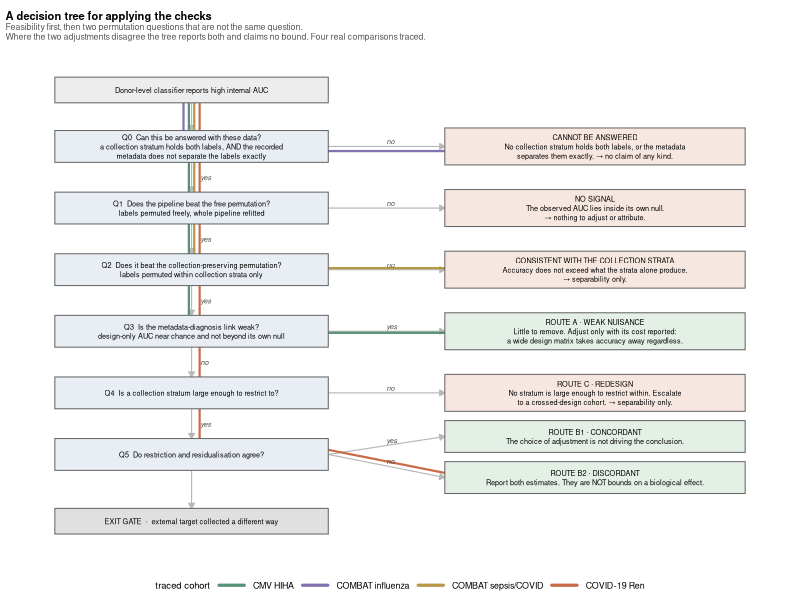

The R script that drew this image:
# Fig_decision_tree: the decision tree, with four real cohorts traced through it.
# Figure numbers live in the manuscript and in tools/build_html.py, never here.
#
# Every label here must match Section 6 and the gates in scripts/cohorts/
# run_design_screen.py. In particular Q0 is ONLY "no collection stratum holds both
# labels, or the metadata separates the labels exactly": the tuned-versus-frozen
# AUC gap is reported but is not a gate, and calling it a model-selection artefact
# was withdrawn.
suppressPackageStartupMessages({ library(ggplot2); library(dplyr) })
# Project root: the directory holding figures/, sim/, data/. Resolved from this
# script's own location, or from RHEUMLENS_ROOT, so the script runs anywhere.
W <- Sys.getenv("RHEUMLENS_ROOT", unset = NA)
if (is.na(W)) {
  args <- commandArgs(trailingOnly = FALSE)
  f <- sub("^--file=", "", args[grep("^--file=", args)])
  W <- if (length(f)) normalizePath(file.path(dirname(f), "..", ".."))
       else normalizePath(getwd())
}
setwd(W)

BW <- 3.05; BH <- 0.62          # decision box
OW <- 3.35; OH <- 0.72          # outcome box
xd <- 0; xo <- 4.5

nodes <- tribble(
  ~id,   ~x,  ~y,   ~w,  ~h,  ~kind,     ~lab,
  "S",   xd,  7.6,  BW,  .5,  "start",   "Donor-level classifier reports high internal AUC",
  "Q0",  xd,  6.5,  BW,  BH,  "dec",     "Q0  Can this be answered with these data?\na collection stratum holds both labels, AND the recorded\nmetadata does not separate the labels exactly",
  "Q1",  xd,  5.3,  BW,  BH,  "dec",     "Q1  Does the pipeline beat the free permutation?\nlabels permuted freely, whole pipeline refitted",
  "Q2",  xd,  4.1,  BW,  BH,  "dec",     "Q2  Does it beat the collection-preserving permutation?\nlabels permuted within collection strata only",
  "Q3",  xd,  2.9,  BW,  BH,  "dec",     "Q3  Is the metadata-diagnosis link weak?\ndesign-only AUC near chance and not beyond its own null",
  "Q4",  xd,  1.7,  BW,  BH,  "dec",     "Q4  Is a collection stratum large enough to restrict to?",
  "Q5",  xd,  0.5,  BW,  BH,  "dec",     "Q5  Do restriction and residualisation agree?",
  "E",   xd, -0.8,  BW,  .5,  "gate",    "EXIT GATE  ·  external target collected a different way",
  "C0",  xo,  6.5,  OW,  OH,  "stop",    "CANNOT BE ANSWERED\nNo collection stratum holds both labels, or the metadata\nseparates them exactly. → no claim of any kind.",
  "N1",  xo,  5.3,  OW,  OH,  "stop",    "NO SIGNAL\nThe observed AUC lies inside its own null.\n→ nothing to adjust or attribute.",
  "C2",  xo,  4.1,  OW,  OH,  "stop",    "CONSISTENT WITH THE COLLECTION STRATA\nAccuracy does not exceed what the strata alone produce.\n→ separability only.",
  "A",   xo,  2.9,  OW,  OH,  "route",   "ROUTE A · WEAK NUISANCE\nLittle to remove. Adjust only with its cost reported:\na wide design matrix takes accuracy away regardless.",
  "C4",  xo,  1.7,  OW,  OH,  "stop",    "ROUTE C · REDESIGN\nNo stratum is large enough to restrict within. Escalate\nto a crossed-design cohort. → separability only.",
  "B1",  xo,  0.85, OW,  .62, "route",   "ROUTE B1 · CONCORDANT\nThe choice of adjustment is not driving the conclusion.",
  "B2",  xo,  0.05, OW,  .62, "route",   "ROUTE B2 · DISCORDANT\nReport both estimates. They are NOT bounds on a biological effect."
)

edges <- tribble(
  ~from, ~to,  ~lab,  ~side,
  "S","Q0","",        "down",
  "Q0","C0","no",     "right",
  "Q0","Q1","yes",    "down",
  "Q1","N1","no",     "right",
  "Q1","Q2","yes",    "down",
  "Q2","C2","no",     "right",
  "Q2","Q3","yes",    "down",
  "Q3","A","yes",     "right",
  "Q3","Q4","no",     "down",
  "Q4","C4","no",     "right",
  "Q4","Q5","yes",    "down",
  "Q5","B1","yes",    "right",
  "Q5","B2","no",     "right",
  "Q5","E","",        "down"
)
gx <- function(id, f) nodes[[f]][match(id, nodes$id)]
edges <- edges |> mutate(
  x  = gx(from,"x"), y = gx(from,"y"), xe = gx(to,"x"), ye = gx(to,"y"),
  hh = gx(from,"h")/2, hh2 = gx(to,"h")/2,
  x0 = ifelse(side=="down", x, x + gx(from,"w")/2),
  y0 = ifelse(side=="down", y - hh, y),
  x1 = ifelse(side=="down", xe, xe - gx(to,"w")/2),
  y1 = ifelse(side=="down", ye + hh2, ye))

# four real cohorts traced through the tree
traces <- bind_rows(
  tibble(cohort="COMBAT influenza",     step=c("S","Q0","C0")),
  tibble(cohort="CMV HIHA",             step=c("S","Q0","Q1","Q2","Q3","A")),
  tibble(cohort="COMBAT sepsis/COVID",  step=c("S","Q0","Q1","Q2","C2")),
  tibble(cohort="COVID-19 Ren",         step=c("S","Q0","Q1","Q2","Q3","Q4","Q5","B2"))
)
tpal <- c("COMBAT influenza"="#7B6BA8", "CMV HIHA"="#4E8C6E",
          "COMBAT sepsis/COVID"="#B4913C", "COVID-19 Ren"="#C4633E")
off  <- c("COMBAT influenza"=-.09, "CMV HIHA"=-.03,
          "COMBAT sepsis/COVID"=.03, "COVID-19 Ren"=.09)

tseg <- traces |> group_by(cohort) |>
  reframe(from = head(step,-1), to = tail(step,-1)) |>
  left_join(edges |> select(from,to,x0,y0,x1,y1,side), by=c("from","to")) |>
  mutate(d = off[cohort],
         x0 = x0 + ifelse(side=="down", d, 0), x1 = x1 + ifelse(side=="down", d, 0),
         y0 = y0 + ifelse(side=="down", 0, d), y1 = y1 + ifelse(side=="down", 0, d))

npal <- c(start="grey93", dec="#E8EEF4", gate="grey88",
          stop="#F6E7E1", route="#E4EFE6")

p <- ggplot() +
  geom_segment(data=edges, aes(x0,y0,xend=x1,yend=y1), colour="grey72",
               linewidth=.4, arrow=arrow(length=unit(1.5,"mm"), type="closed")) +
  geom_segment(data=tseg, aes(x0,y0,xend=x1,yend=y1, colour=cohort),
               linewidth=.75, lineend="round", alpha=.95) +
  geom_tile(data=nodes, aes(x,y,width=w,height=h, fill=kind),
            colour="grey40", linewidth=.35) +
  geom_text(data=nodes, aes(x,y,label=lab), size=1.85, lineheight=1.05) +
  geom_text(data=filter(edges, lab!=""),
            aes(x = ifelse(side=="down", x0+.10, (x0+x1)/2),
                y = ifelse(side=="down", (y0+y1)/2, (y0+y1)/2+.10), label=lab),
            size=1.85, colour="grey30", hjust=0, fontface="italic") +
  scale_fill_manual(values=npal, guide="none") +
  scale_colour_manual(values=tpal, name="traced cohort") +
  coord_cartesian(xlim=c(xd-BW/2-.15, xo+OW/2+.15), ylim=c(-1.20, 8.00)) +
  guides(colour=guide_legend(nrow=1, override.aes=list(linewidth=1.1))) +
  theme_void(base_size=8) +
  theme(legend.position="bottom", legend.text=element_text(size=6.4),
        legend.title=element_text(size=6.8), legend.key.width=unit(8,"mm"),
        plot.title=element_text(size=8, face="bold"),
        plot.subtitle=element_text(size=6.4, colour="grey35", margin=margin(b=3)),
        plot.margin=margin(4,4,2,4)) +
  labs(title="A decision tree for applying the checks",
       subtitle="Feasibility first, then two permutation questions that are not the same question.\nWhere the two adjustments disagree the tree reports both and claims no bound. Four real comparisons traced.")

ggsave("figures/out/Fig_decision_tree.svg", p, width=180, height=126, units="mm",
       device=svglite::svglite)
ragg::agg_png("figures/out/Fig_decision_tree.png", width=180, height=126,
              units="mm", res=400)
print(p); invisible(dev.off()); cat("ok\n")
